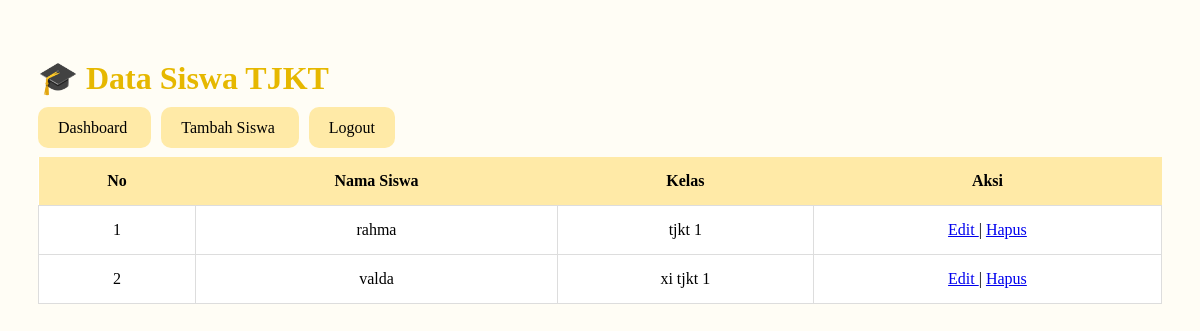
Page /data_siswa.php (signed in) on the committed database.
### tables this page shows
CREATE TABLE `siswa_tjkt` (
  `id` int(11) NOT NULL,
  `nama_siswa` varchar(100) NOT NULL,
  `kelas` varchar(50) NOT NULL
);

### data_siswa.php (the view, shortened to what this page needs)
<?php
include "koneksi.php";
$data = mysqli_query($conn,"SELECT * FROM siswa_tjkt");
?>
<!DOCTYPE html>
<html>
<head>
</head>
<body>
<h1>🎓 Data Siswa TJKT</h1>
<div class="menu">
<a href="dashboard.php">
Dashboard
</a>
<a href="tambah_siswa.php">
Tambah Siswa
</a>
<a href="logout.php">
Logout
</a>
</div>
<table>
<tr>
<th>No</th>
<th>Nama Siswa</th>
<th>Kelas</th>
<th>Aksi</th>
</tr>
<?php
$no = 1;
while($d=mysqli_fetch_array($data)){
?>
<tr>
<td><?php echo $no++; ?></td>
<td><?php echo $d['nama_siswa']; ?></td>
<td><?php echo $d['kelas']; ?></td>
<td>
<a href="edit_siswa.php?id=<?php echo $d['id']; ?>">
Edit
</a>
|
<a href="hapus_siswa.php?id=<?php echo $d['id']; ?>">
Hapus
</a>
</td>
</tr>
<?php } ?>
</table>
</body>
</html>

### data_siswa.php (style rules this page uses)
body { font-family:Poppins; background:#fffdf5; padding:30px; }
h1 { color:#e6b800; }
.menu { margin-bottom:20px; }
.menu a { padding:12px 20px; background:#ffeaa7; color:black; text-decoration:none; border-radius:10px; margin-right:10px; }
table { width:100%; border-collapse:collapse; background:white; margin-top:20px; }
th { background:#ffeaa7; color:black; padding:15px; }
td { padding:15px; text-align:center; border:1px solid #ddd; }

### rows in the picture
siswa_tjkt: nama_siswa "rahma", kelas "tjkt 1"
siswa_tjkt: nama_siswa "valda", kelas "xi tjkt 1"
